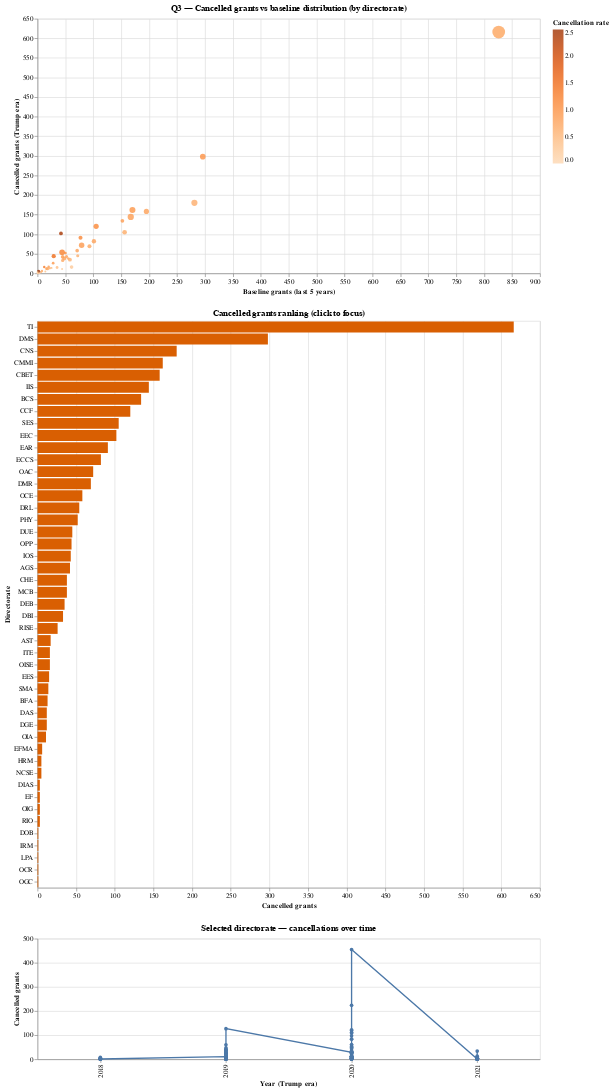

Write notebook code for a chart like this one.
### Code cell
(q3_scatter & q3_bars & q3_trend)
